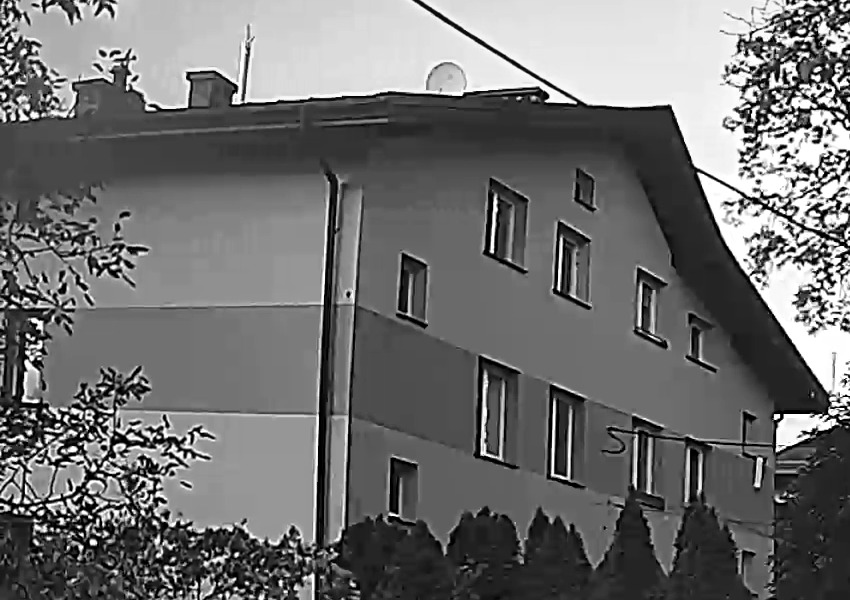
#> input picture mcrwac/analysis/reference/poe_brama_roof_sun.jpg, 850 x 600 px
$ python -i poe1_bird_motion.py   (imports and definitions only)   (older library calls are emulated)
#> lines starting #> are read from the running program, lines starting #| are printed output that depends on the picture
#> further down, picture is the input picture: shape (600, 850); min 0, max 255, mean 111.5
"""Experimental grayscale motion measurements for the POE1 birdhouse ROI."""

import argparse
import csv
import math
import os
import re
import shutil
import signal
import subprocess
import tempfile
from collections import deque
from dataclasses import dataclass
from datetime import date, datetime, timedelta
from pathlib import Path
from typing import Callable, Sequence
from zoneinfo import ZoneInfo

import cv2
import numpy as np


# Obszar badania na ciemnym podbiciu dachu; współrzędne dla ROOF_CORNER_REFERENCE.
DEFAULT_POLYGON = ((1088, 605), (1318, 564), (1462, 1133), (1258, 1187))
# Prawy dolny róg dachu na tle nieba; wzorzec to wycinek 160x160 px
# (od rogu: 110 px w lewo i w górę, 50 px w prawo i w dół).
ROOF_CORNER_REFERENCE = (1473, 1148)
ROOF_TEMPLATE_FILE = Path(__file__).parent / "reference" / "poe1_roof_corner.png"
ROOF_TEMPLATE_BEFORE = 110
ROOF_TEMPLATE_SIZE = 160
ROOF_MIN_SCORE = 0.35
ROOF_LOCAL_RADIUS_PX = 8
ROOF_WIDE_RADIUS_PX = 60
ROOF_WIDE_SEARCH_SECONDS = 5.0
ROOF_MOVE_TOLERANCE_PX = 2
DEFAULT_LAGS = (1, 3)
DEFAULT_THRESHOLDS = (12, 20, 32)
DEFAULT_CLIP_BEFORE_SECONDS = 1.0
DEFAULT_CLIP_AFTER_SECONDS = 2.0
DEFAULT_SKIP_AFTER_SECONDS = 3.0
DEFAULT_ANALYSIS_ROOT = Path("/opt/cameras/recordings/analysis")
ANALYSIS_SUBDIR = "POE1_sikorki"
MAX_CHANGED_PIXELS = 5000
MIN_CHANGED_PIXELS_FOR_COHERENCE = 500
MIN_COHERENT_FRACTION = 0.35
MAX_COHERENT_COMPONENT_PIXELS = 2000
DEFAULT_LOCATION_CONFIG = (
    Path(__file__).resolve().parents[2] / "config" / "recording_config.yaml"
)
# Share of ROI pixels changed by more than 12 levels between adjacent frames
# above which the image is treated as sensor "snow" (clean daylight: <0.005).
NOISE_CHANGED_FRACTION = 0.015
NOISE_COARSE_STEP_SECONDS = 60.0
NOISE_REFINE_TOLERANCE_SECONDS = 2.0
TWILIGHT_MARGIN = timedelta(minutes=90)


# [218 lines left out: functions sun_times, recording_start, overlaps_twilight_or_night, find_clean_ranges, video_duration_seconds, read_timed_frame and 3 more, not called in this run]


@dataclass(frozen=True)
class MotionMetrics:
    mean_abs_difference: float
    changed_pixels: tuple[int, ...]
    largest_component: int


def _edge_map(gray: np.ndarray) -> np.ndarray:
    """Mapa krawędzi niezależna od jasności (świt, słońce, pochmurno)."""
    gray = cv2.GaussianBlur(cv2.createCLAHE(3.0, (8, 8)).apply(gray), (0, 0), 1.2)
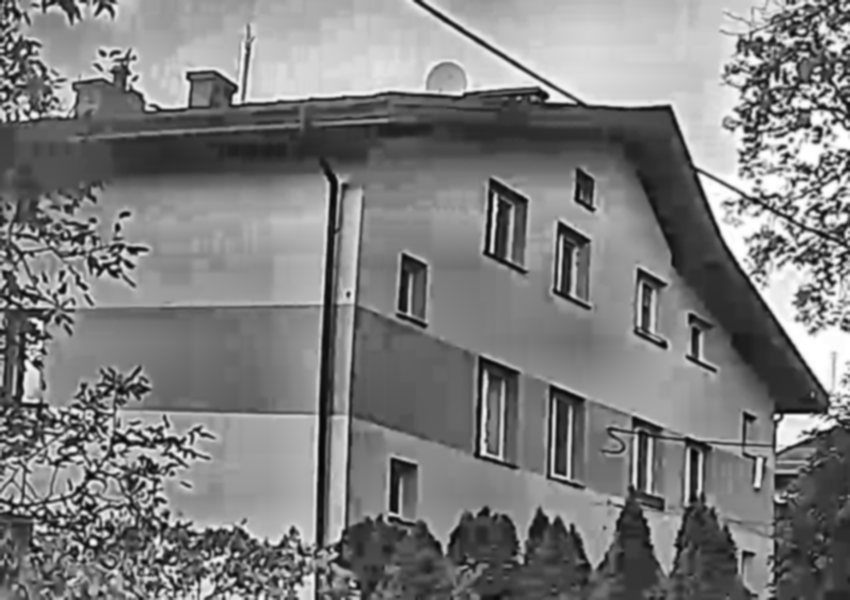
#> gray: shape (600, 850); min 5, max 255, mean 125.8
    return cv2.magnitude(
        cv2.Sobel(gray, cv2.CV_32F, 1, 0), cv2.Sobel(gray, cv2.CV_32F, 0, 1)
    )
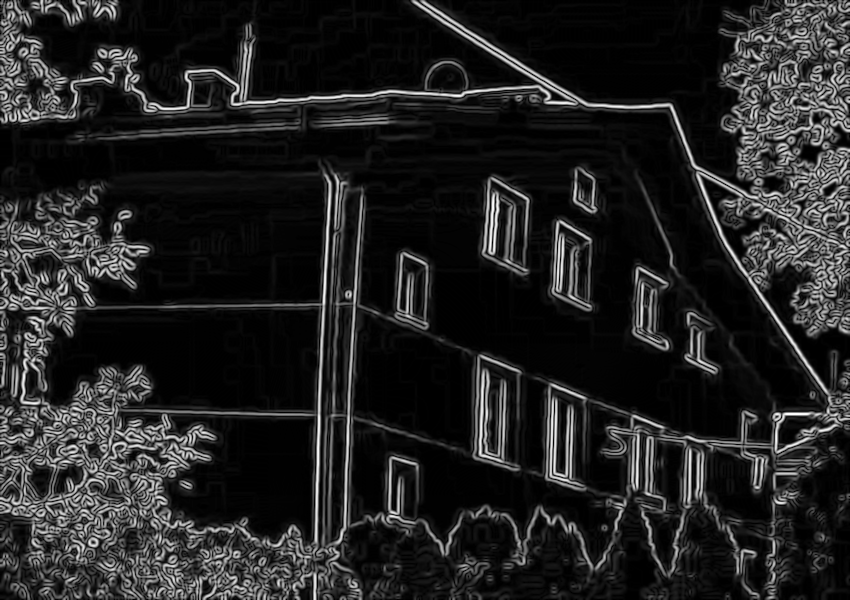
#> returned value: shape (600, 850) float32; min 0, max 572, mean 79.5; drawn with min black and max white


class RoofCornerTracker:
    """Śledzi róg dachu, żeby obszar badania podążał za przesuwającą się kamerą.

    Co klatkę szuka wzorca w małym oknie wokół ostatniej pozycji; co
    `ROOF_WIDE_SEARCH_SECONDS` (i gdy rogu nie widać) w szerokim oknie. Gdy
    dopasowanie jest za słabe (noc, mgła), zostaje ostatnia pozycja.
    """

    # [65 lines left out: functions __init__, shift, _search, update, shift_polygon, not called in this run]


@dataclass
class DetectionSnapshot:
    last_candidate_seconds: float
    peak_seconds: float
    frame: np.ndarray
    previous_gray: np.ndarray
    current_gray: np.ndarray
    metrics: MotionMetrics
    shift: tuple[int, int] = (0, 0)


# [371 lines left out: functions save_roi_visualization, save_detection_visualization, group_motion_candidates, classify_candidate, merge_candidate_intervals, elapsed_time_label and 4 more, not called in this run]


def blur_gray(gray: np.ndarray) -> np.ndarray:
    return cv2.GaussianBlur(gray, (3, 3), 0)


# [716 lines left out: functions measure_blurred_difference, analyze_video, run_watch, main, not called in this run]


# [2 lines not run here, left out]

>>> import cv2
>>> picture = cv2.imread('reference/poe_brama_roof_sun.jpg', cv2.IMREAD_GRAYSCALE)
>>> result = _edge_map(picture)
